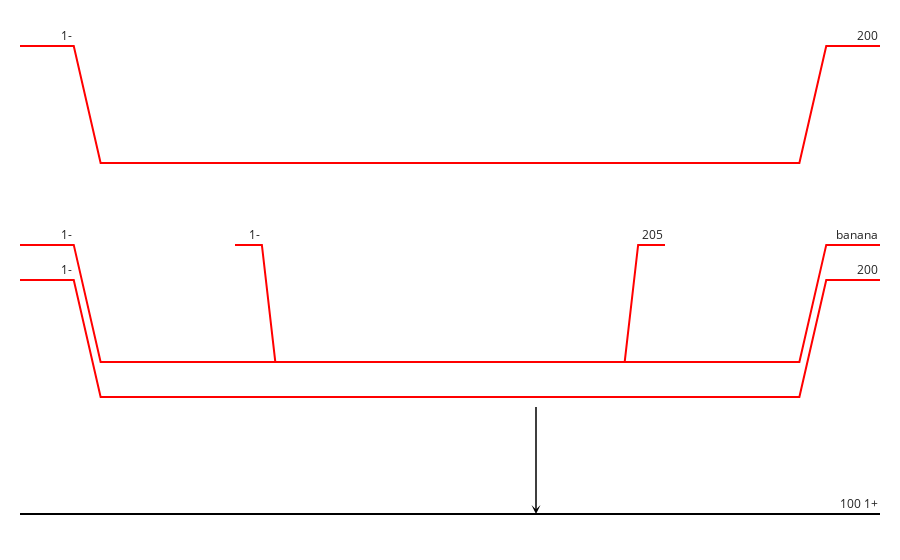

Notebook code for this chart:
### Code cell
ij_style = levelstyles["iplatform"]
j_style = levelstyles["platform"]
f_style = levelstyles["flat"]
styles = [ij_style, j_style, f_style]
style1 = levelstyles["flat"](1,1,1,1)
style2 = levelstyles["platform"](1,1,1,1)
x_pos = 1
y_pos = 2



canvas = Canvas()
canvas.add_level(x=0.5,y=100,width=1,height=100,style='flat',name='100',spin='1',parity='+', trace_kw=dict(line=dict(color='black')))
canvas.add_level(x=0.5,y=200,width=1,height=100,style='iplatform',name='200',spin='1',parity='-', trace_kw=dict(line=dict(color='red')))
canvas.add_level(x=0.5,y=230,width=1,height=100,style='iplatform',name='banana',spin='1',parity='-', trace_kw=dict(line=dict(color='red')))
canvas.add_level(x=0.5,y=230,width=0.5,height=100,style='iplatform',name='205',spin='1',parity='-', trace_kw=dict(line=dict(color='red')))
canvas.add_level(x=0.5,y=400,width=1,height=100,style='iplatform',name='200',spin='1',parity='-', trace_kw=dict(line=dict(color='red')))
canvas.add_transition(px=0.6,
                      py=200,
                      dx=0.6,
                      dy=100,
                      axref='x',
                      xref='x',
                      yref='y',
                      ayref='y',
                      showarrow=True,
                      arrowhead=3,
                      arrowsize=1,
                      arrowwidth=1.5,
                      arrowcolor='black')
canvas.show()

### Figure 1 — Plotly figure (JSON) as saved in the notebook; plotly's stock layout.template omitted (floating-point values rounded to 4 significant figures)
{"data": [{"line": {"color": "black"}, "mode": "lines", "showlegend": false, "type": "scatter", "x": [0, 1], "y": [100, 100]}, {"line": {"color": "red"}, "mode": "lines", "showlegend": false, "type": "scatter", "x": [0, 0.0625, 0.09375, 0.9062, 0.9375, 1], "y": [300, 300, 200, 200, 300, 300]}, {"line": {"color": "red"}, "mode": "lines", "showlegend": false, "type": "scatter", "x": [0, 0.0625, 0.09375, 0.9062, 0.9375, 1], "y": [330, 330, 230, 230, 330, 330]}, {"line": {"color": "red"}, "mode": "lines", "showlegend": false, "type": "scatter", "x": [0.25, 0.2812, 0.2969, 0.7031, 0.7188, 0.75], "y": [330, 330, 230, 230, 330, 330]}, {"line": {"color": "red"}, "mode": "lines", "showlegend": false, "type": "scatter", "x": [0, 0.0625, 0.09375, 0.9062, 0.9375, 1], "y": [500, 500, 400, 400, 500, 500]}], "layout": {"annotations": [{"showarrow": false, "text": "100 1+", "x": 1, "xanchor": "right", "xref": "x", "y": 100, "yanchor": "bottom", "yref": "y"}, {"showarrow": false, "text": "200", "x": 1, "xanchor": "right", "xref": "x", "y": 300, "yanchor": "bottom", "yref": "y"}, {"showarrow": false, "text": "1-", "x": 0.0625, "xanchor": "right", "xref": "x", "y": 300, "yanchor": "bottom", "yref": "y"}, {"showarrow": false, "text": "banana", "x": 1, "xanchor": "right", "xref": "x", "y": 330, "yanchor": "bottom", "yref": "y"}, {"showarrow": false, "text": "1-", "x": 0.0625, "xanchor": "right", "xref": "x", "y": 330, "yanchor": "bottom", "yref": "y"}, {"showarrow": false, "text": "205", "x": 0.75, "xanchor": "right", "xref": "x", "y": 330, "yanchor": "bottom", "yref": "y"}, {"showarrow": false, "text": "1-", "x": 0.2812, "xanchor": "right", "xref": "x", "y": 330, "yanchor": "bottom", "yref": "y"}, {"showarrow": false, "text": "200", "x": 1, "xanchor": "right", "xref": "x", "y": 500, "yanchor": "bottom", "yref": "y"}, {"showarrow": false, "text": "1-", "x": 0.0625, "xanchor": "right", "xref": "x", "y": 500, "yanchor": "bottom", "yref": "y"}, {"arrowcolor": "black", "arrowhead": 3, "arrowsize": 1, "arrowwidth": 1.5, "ax": 0.6, "axref": "x", "ay": 200, "ayref": "y", "showarrow": true, "x": 0.6, "xref": "x", "y": 100, "yref": "y"}], "autosize": true, "margin": {"b": 20, "l": 20, "r": 20, "t": 20}, "xaxis": {"autorange": false, "range": [0, 1], "type": "linear", "visible": false}, "yaxis": {"autorange": true, "range": [77.54, 526.7], "type": "linear", "visible": false}}}
